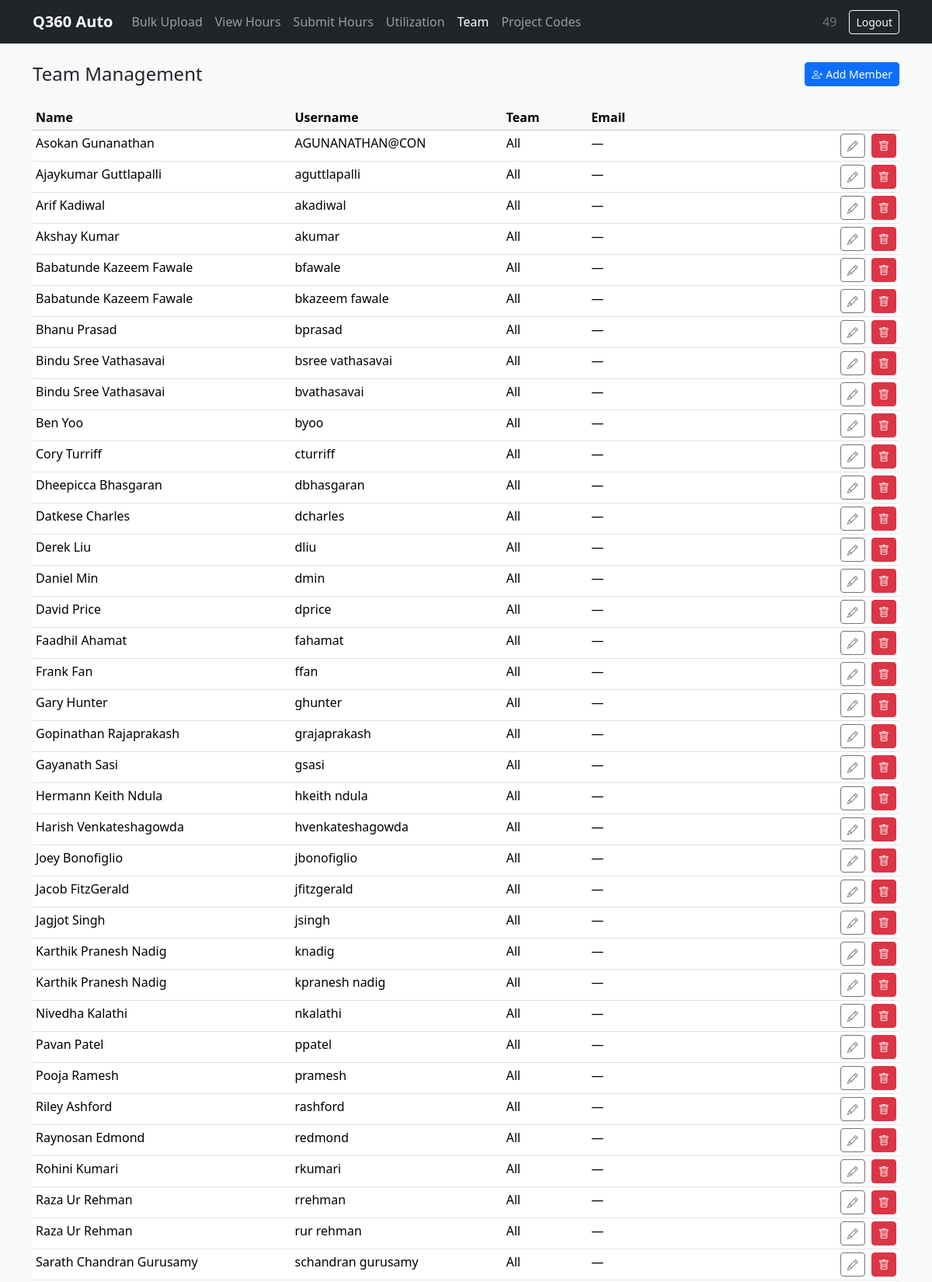
The page /admin/users (signed in, upper part) on the database its author committed.
### tables this page shows
CREATE TABLE team_member (
    id       INTEGER PRIMARY KEY AUTOINCREMENT,
    username TEXT    NOT NULL UNIQUE,
    team     TEXT    NOT NULL,
    email    TEXT
, name TEXT NOT NULL DEFAULT '');

### app/routes/admin.py (the view)
@bp.route('/users')
@login_required
def users():
    db = get_db()
    members = db.execute('SELECT * FROM team_member ORDER BY team, username').fetchall()
    seen = set()
    for m in members:
        for t in m['team'].split(','):
            t = t.strip()
            if t:
                seen.add(t)
    teams = ['All'] + sorted(t for t in seen if t != 'All')
    return render_template('admin/users.html', members=members, teams=teams)

### app/db.py (called while the page is built)
def get_db():
    if 'db' not in g:
        g.db = sqlite3.connect(
            current_app.config['DATABASE'],
            detect_types=sqlite3.PARSE_DECLTYPES,
        )
        g.db.row_factory = sqlite3.Row
    return g.db

### app/routes/auth.py (called while the page is built)
def login_required(f):
    from functools import wraps
    @wraps(f)
    def decorated(*args, **kwargs):
        if not session.get('user_id'):
            return redirect(url_for('auth.login'))
        return f(*args, **kwargs)
    return decorated

### app/templates/admin/users.html (shortened to what this page needs)
{% extends "base.html" %}
{% block content %}
<div class="d-flex align-items-center justify-content-between mb-4">
  <h4 class="mb-0">Team Management</h4>
  <button class="btn btn-primary btn-sm" onclick="openAddMemberModal()">
    <i class="bi bi-person-plus me-1"></i>Add Member
  </button>
</div>
<div id="members-table">
  {% include 'admin/_members_table.html' %}
</div>
{% endblock %}

### app/templates/admin/_members_table.html (shortened to what this page needs)
<table class="table table-sm table-hover">
  <thead class="table-light">
    <tr><th>Name</th><th>Username</th><th>Team</th><th>Email</th><th></th></tr>
  </thead>
  <tbody>
    {% for m in members %}
    <tr>
      <td>{{ m.name or '—' }}</td>
      <td>{{ m.username }}</td>
      <td>{{ m.team }}</td>
      <td>{{ m.email or '—' }}</td>
      <td class="text-end" style="white-space:nowrap">
        <button class="btn btn-outline-secondary btn-sm me-1"
                onclick='openEditMemberModal({{ m.id }}, {{ m.username|tojson }}, {{ (m.name or "")|tojson }}, {{ m.team|tojson }}, {{ (m.email or "")|tojson }})'>
          <i class="bi bi-pencil"></i>
        </button>
        <button class="btn btn-danger btn-sm"
                hx-delete="{{ url_for('admin.delete_user', member_id=m.id) }}"
                hx-target="#members-table"
                hx-confirm="Remove {{ m.username }}?">
          <i class="bi bi-trash"></i>
        </button>
      </td>
    </tr>
    {% else %}
    <tr><td colspan="5" class="text-muted text-center">No members yet.</td></tr>
    {% endfor %}
  </tbody>
</table>

### rows shown on the page
team_member: name "Asokan Gunanathan", username "AGUNANATHAN@CON", team "All", email "—"
team_member: name "Ajaykumar Guttlapalli", username "aguttlapalli", team "All", email "—"
team_member: name "Arif Kadiwal", username "akadiwal", team "All", email "—"
team_member: name "Akshay Kumar", username "akumar", team "All", email "—"
team_member: name "Babatunde Kazeem Fawale", username "bfawale", team "All", email "—"
team_member: name "Babatunde Kazeem Fawale", username "bkazeem fawale", team "All", email "—"
team_member: name "Bhanu Prasad", username "bprasad", team "All", email "—"
team_member: name "Bindu Sree Vathasavai", username "bsree vathasavai", team "All", email "—"
team_member: name "Bindu Sree Vathasavai", username "bvathasavai", team "All", email "—"
team_member: name "Ben Yoo", username "byoo", team "All", email "—"
team_member: name "Cory Turriff", username "cturriff", team "All", email "—"
team_member: name "Dheepicca Bhasgaran", username "dbhasgaran", team "All", email "—"
team_member: name "Datkese Charles", username "dcharles", team "All", email "—"
team_member: name "Derek Liu", username "dliu", team "All", email "—"
team_member: name "Daniel Min", username "dmin", team "All", email "—"
team_member: name "David Price", username "dprice", team "All", email "—"
team_member: name "Faadhil Ahamat", username "fahamat", team "All", email "—"
team_member: name "Frank Fan", username "ffan", team "All", email "—"
team_member: name "Gary Hunter", username "ghunter", team "All", email "—"
team_member: name "Gopinathan Rajaprakash", username "grajaprakash", team "All", email "—"
team_member: name "Gayanath Sasi", username "gsasi", team "All", email "—"
team_member: name "Hermann Keith Ndula", username "hkeith ndula", team "All", email "—"
team_member: name "Harish Venkateshagowda", username "hvenkateshagowda", team "All", email "—"
team_member: name "Joey Bonofiglio", username "jbonofiglio", team "All", email "—"
team_member: name "Jacob FitzGerald", username "jfitzgerald", team "All", email "—"
team_member: name "Jagjot Singh", username "jsingh", team "All", email "—"
team_member: name "Karthik Pranesh Nadig", username "knadig", team "All", email "—"
team_member: name "Karthik Pranesh Nadig", username "kpranesh nadig", team "All", email "—"
team_member: name "Nivedha Kalathi", username "nkalathi", team "All", email "—"
team_member: name "Pavan Patel", username "ppatel", team "All", email "—"
team_member: name "Pooja Ramesh", username "pramesh", team "All", email "—"
team_member: name "Riley Ashford", username "rashford", team "All", email "—"
team_member: name "Raynosan Edmond", username "redmond", team "All", email "—"
team_member: name "Rohini Kumari", username "rkumari", team "All", email "—"
team_member: name "Raza Ur Rehman", username "rrehman", team "All", email "—"
team_member: name "Raza Ur Rehman", username "rur rehman", team "All", email "—"
team_member: name "Sarath Chandran Gurusamy", username "schandran gurusamy", team "All", email "—"

### other values the page prints
{{ session.user_id }} "49"
